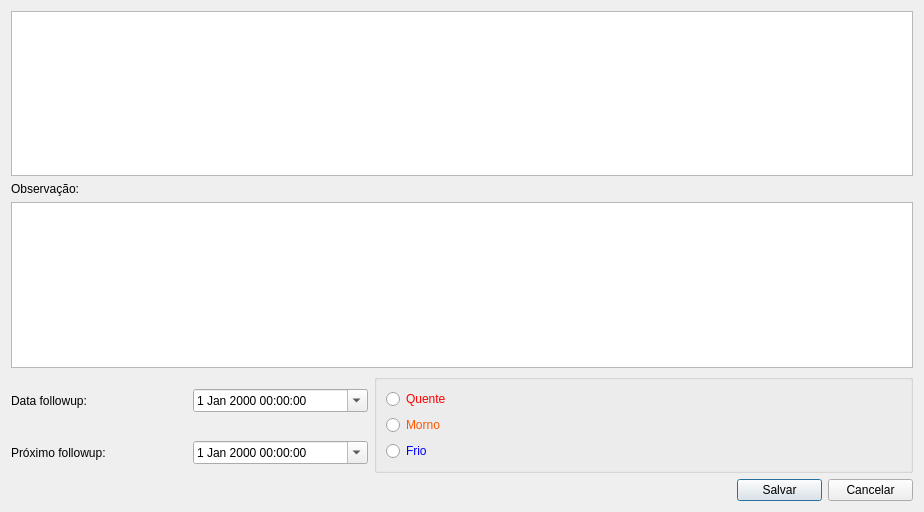
<?xml version="1.0" encoding="UTF-8"?>
<ui version="4.0">
 <class>FollowUp</class>
 <widget class="QDialog" name="FollowUp">
  <property name="geometry">
   <rect>
    <x>0</x>
    <y>0</y>
    <width>924</width>
    <height>512</height>
   </rect>
  </property>
  <property name="windowTitle">
   <string>Follow Up</string>
  </property>
  <layout class="QGridLayout" name="gridLayout">
   <item row="5" column="0">
    <widget class="QLabel" name="label_2">
     <property name="text">
      <string>Data followup:</string>
     </property>
    </widget>
   </item>
   <item row="5" column="1">
    <widget class="QDateTimeEdit" name="dateFollowup">
     <property name="calendarPopup">
      <bool>true</bool>
     </property>
    </widget>
   </item>
   <item row="6" column="0">
    <widget class="QLabel" name="label_3">
     <property name="text">
      <string>Próximo followup:</string>
     </property>
    </widget>
   </item>
   <item row="1" column="0">
    <widget class="QLabel" name="label">
     <property name="text">
      <string>Observação:</string>
     </property>
    </widget>
   </item>
   <item row="6" column="1">
    <widget class="QDateTimeEdit" name="dateProxFollowup">
     <property name="calendarPopup">
      <bool>true</bool>
     </property>
    </widget>
   </item>
   <item row="2" column="0" colspan="5">
    <widget class="QPlainTextEdit" name="plainTextEdit"/>
   </item>
   <item row="0" column="0" colspan="5">
    <widget class="TableView" name="table">
     <property name="styleSheet">
      <string notr="true">color: rgb(0, 0, 0);</string>
     </property>
     <property name="selectionBehavior">
      <enum>QAbstractItemView::SelectRows</enum>
     </property>
    </widget>
   </item>
   <item row="8" column="0" colspan="4">
    <spacer name="horizontalSpacer">
     <property name="orientation">
      <enum>Qt::Horizontal</enum>
     </property>
     <property name="sizeHint" stdset="0">
      <size>
       <width>40</width>
       <height>20</height>
      </size>
     </property>
    </spacer>
   </item>
   <item row="8" column="4">
    <layout class="QHBoxLayout" name="horizontalLayout">
     <item>
      <widget class="QPushButton" name="pushButtonSalvar">
       <property name="text">
        <string>Salvar</string>
       </property>
      </widget>
     </item>
     <item>
      <widget class="QPushButton" name="pushButtonCancelar">
       <property name="text">
        <string>Cancelar</string>
       </property>
      </widget>
     </item>
    </layout>
   </item>
   <item row="5" column="2" rowspan="2" colspan="3">
    <widget class="QGroupBox" name="groupBox">
     <property name="title">
      <string/>
     </property>
     <layout class="QGridLayout" name="gridLayout_2">
      <item row="0" column="0">
       <widget class="QRadioButton" name="radioButtonQuente">
        <property name="styleSheet">
         <string notr="true">color: rgb(255, 0, 0);</string>
        </property>
        <property name="text">
         <string>Quente</string>
        </property>
       </widget>
      </item>
      <item row="1" column="0">
       <widget class="QRadioButton" name="radioButtonMorno">
        <property name="styleSheet">
         <string notr="true">color: rgb(255, 85, 0);</string>
        </property>
        <property name="text">
         <string>Morno</string>
        </property>
       </widget>
      </item>
      <item row="2" column="0">
       <widget class="QRadioButton" name="radioButtonFrio">
        <property name="styleSheet">
         <string notr="true">color: rgb(0, 0, 255);</string>
        </property>
        <property name="text">
         <string>Frio</string>
        </property>
       </widget>
      </item>
     </layout>
    </widget>
   </item>
  </layout>
 </widget>
 <customwidgets>
  <customwidget>
   <class>TableView</class>
   <extends>QTableView</extends>
   <header>src/tableview.h</header>
  </customwidget>
 </customwidgets>
 <resources/>
 <connections/>
</ui>
